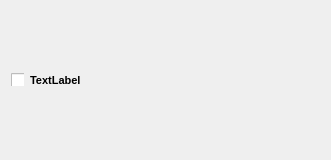
<?xml version="1.0" encoding="UTF-8"?>
<ui version="4.0">
 <class>Words</class>
 <widget class="QWidget" name="Words">
  <property name="geometry">
   <rect>
    <x>0</x>
    <y>0</y>
    <width>331</width>
    <height>160</height>
   </rect>
  </property>
  <property name="windowTitle">
   <string>Form</string>
  </property>
  <layout class="QVBoxLayout" name="verticalLayout">
   <item>
    <layout class="QHBoxLayout" name="horizontalLayout">
     <item>
      <widget class="QCheckBox" name="mainCB">
       <property name="sizePolicy">
        <sizepolicy hsizetype="Fixed" vsizetype="Fixed">
         <horstretch>0</horstretch>
         <verstretch>0</verstretch>
        </sizepolicy>
       </property>
       <property name="maximumSize">
        <size>
         <width>13</width>
         <height>13</height>
        </size>
       </property>
       <property name="font">
        <font>
         <pointsize>11</pointsize>
        </font>
       </property>
       <property name="styleSheet">
        <string notr="true"/>
       </property>
       <property name="text">
        <string/>
       </property>
      </widget>
     </item>
     <item>
      <widget class="QLabel" name="mainLbl">
       <property name="maximumSize">
        <size>
         <width>16777215</width>
         <height>16</height>
        </size>
       </property>
       <property name="font">
        <font>
         <pointsize>8</pointsize>
         <weight>75</weight>
         <bold>true</bold>
        </font>
       </property>
       <property name="text">
        <string>TextLabel</string>
       </property>
      </widget>
     </item>
    </layout>
   </item>
   <item>
    <layout class="QGridLayout" name="gridLayout">
     <property name="sizeConstraint">
      <enum>QLayout::SetMinimumSize</enum>
     </property>
     <property name="leftMargin">
      <number>26</number>
     </property>
    </layout>
   </item>
  </layout>
 </widget>
 <resources/>
 <connections/>
</ui>
